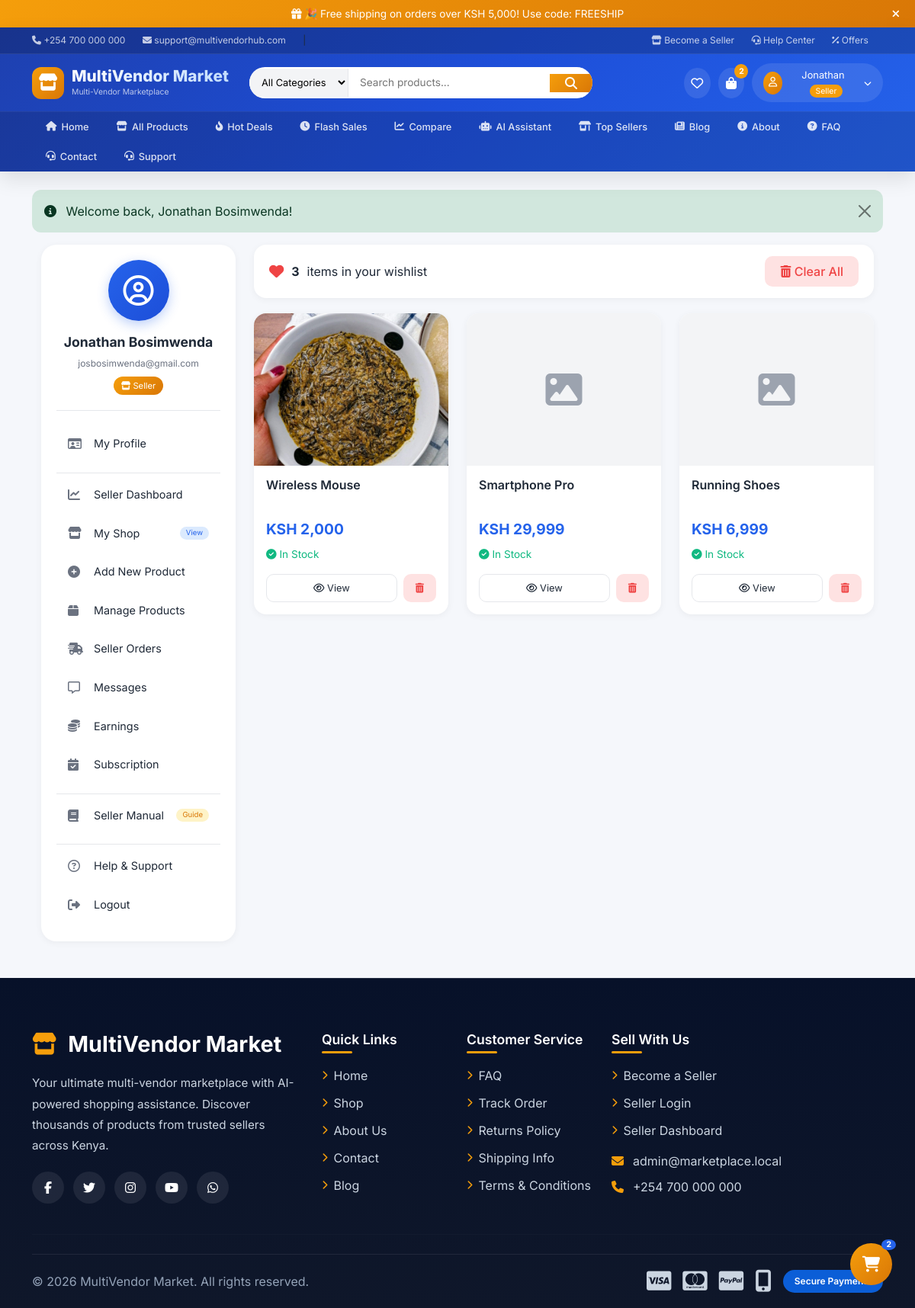
The app's page /wishlist.php (signed in), older data.
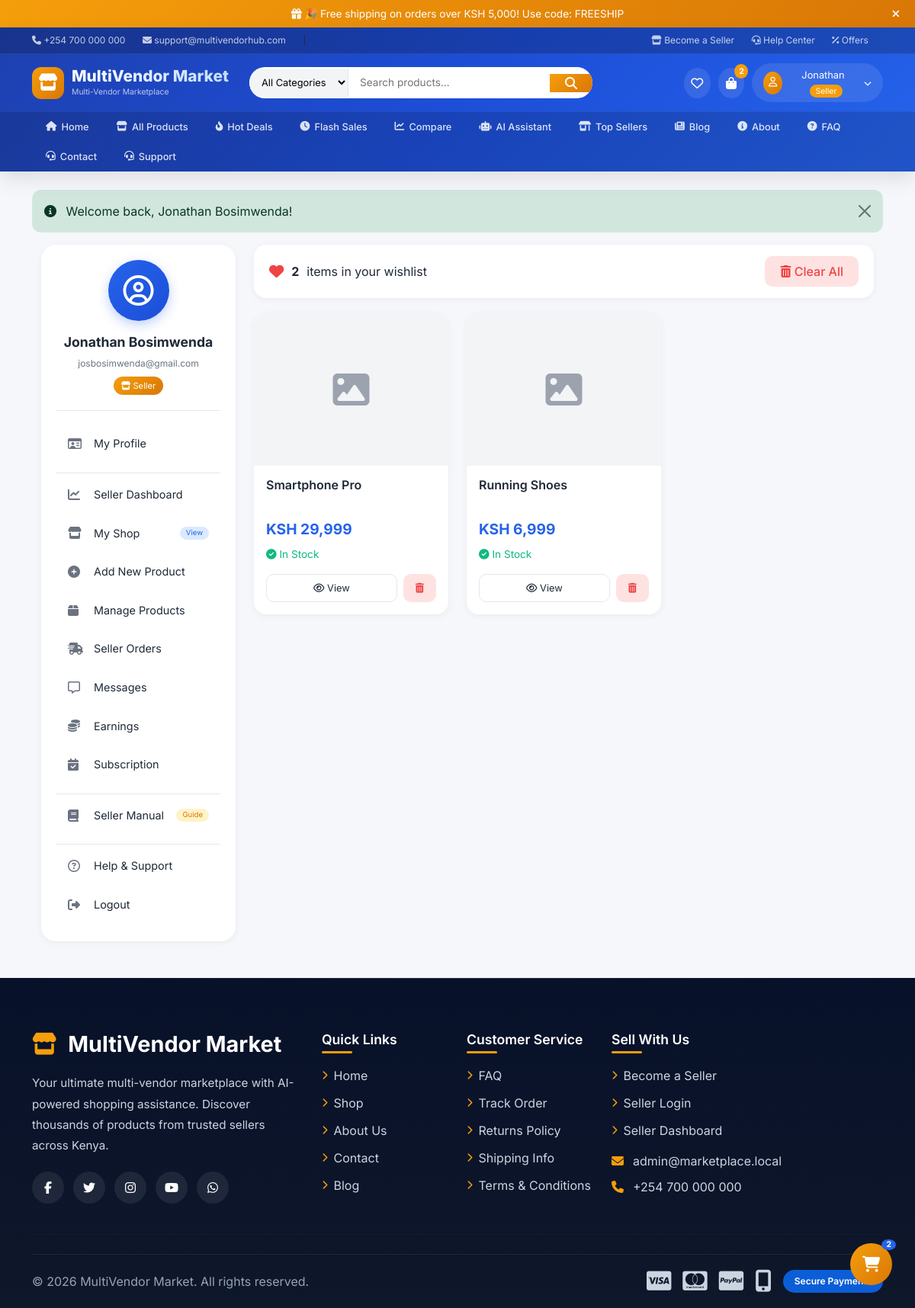
The same page, newer data.
### tables this page shows
CREATE TABLE `wishlists` (
  `id` int(11) NOT NULL,
  `user_id` int(11) NOT NULL,
  `product_id` int(11) NOT NULL,
  `created_at` datetime NOT NULL
);

CREATE TABLE `products` (
  `id` int(11) NOT NULL,
  `seller_id` int(11) NOT NULL,
  `category_id` int(11) DEFAULT NULL,
  `name` varchar(190) NOT NULL,
  `slug` varchar(220) NOT NULL,
  `short_description` varchar(255) NOT NULL,
  `description` text DEFAULT NULL,
  `price` decimal(12,2) NOT NULL,
  `stock` int(11) NOT NULL DEFAULT 0,
  `brand` varchar(120) DEFAULT NULL,
  `status` enum('draft','pending','approved','rejected') NOT NULL DEFAULT 'pending',
  `rating` decimal(3,2) DEFAULT 0.00,
  `created_at` datetime NOT NULL,
  `updated_at` datetime DEFAULT NULL,
  `discount_percent` int(11) DEFAULT 0 COMMENT 'Discount percentage (0-99)',
  `discounted_price` decimal(12,2) DEFAULT NULL COMMENT 'Price after discount',
  `discount_start_date` datetime DEFAULT NULL COMMENT 'When discount starts',
  `discount_end_date` datetime DEFAULT NULL COMMENT 'When discount ends',
  `is_on_sale` tinyint(1) DEFAULT 0 COMMENT '1 = on sale, 0 = not on sale'
);

### includes/functions.php (called while the page is built, shortened)
<?php
function sanitize($value) {
    return htmlspecialchars(trim($value), ENT_QUOTES, 'UTF-8');
}
?>

### wishlist.php (the view, shortened to what this page needs)
<?php
require_once 'includes/header.php';
$userId = $_SESSION['user_id'];
$stmt = $mysqli->prepare('SELECT w.id, w.created_at, p.id AS product_id, p.name, p.price, p.slug, p.stock, p.rating,
                          (SELECT filename FROM product_images WHERE product_id = p.id LIMIT 1) as image
                          FROM wishlists w
                          JOIN products p ON w.product_id = p.id
                          WHERE w.user_id = ?
                          ORDER BY w.created_at DESC');
$stmt->bind_param('i', $userId);
$stmt->execute();
$wishlist = $stmt->get_result();
?>
<div class="container mb-5">
    <div class="row g-4">
        <div class="col-lg-3">
            <?php require_once 'includes/dashboard_sidebar.php'; ?>
        </div>
        <div class="col-lg-9">
            <?php if ($wishlist->num_rows === 0): ?>
                <div class="empty-wishlist">
                    <i class="fa-regular fa-heart"></i>
                    <h3>Your wishlist is empty</h3>
                    <p>Save your favorite products here to buy them later.</p>
                    <a href="<?= BASE_URL ?>shop.php" class="shop-now-btn">
                        <i class="fa-solid fa-store"></i> Start Shopping
                    </a>
                </div>
            <?php else: ?>
                <div class="wishlist-header-bar">
                    <div class="count-info">
                        <i class="fa-solid fa-heart"></i>
                        <strong><?= $wishlist->num_rows ?></strong> items in your wishlist
                    </div>
                    <button class="clear-wishlist-btn" onclick="clearWishlist()">
                        <i class="fa-solid fa-trash-can"></i> Clear All
                    </button>
                </div>
                <div class="row g-4">
                    <?php while ($item = $wishlist->fetch_assoc()): ?>
                        <div class="col-md-6 col-lg-4">
                            <div class="wishlist-card">
                                <div class="product-image">
                                    <?php if ($item['image'] && !empty($item['image'])): ?>
                                        <img src="uploads/products/<?= sanitize($item['image']) ?>"
                                             alt="<?= sanitize($item['name']) ?>"
                                             onerror="this.style.display='none'; this.parentElement.innerHTML='<i class=\'fa-solid fa-image placeholder-icon\'></i>'">
                                    <?php else: ?>
                                        <i class="fa-solid fa-image placeholder-icon"></i>
                                    <?php endif; ?>
                                </div>
                                <div class="product-info">
                                    <h5 class="product-title">
                                        <a href="<?= BASE_URL ?>product.php?id=<?= $item['product_id'] ?>"><?= sanitize($item['name']) ?></a>
                                    </h5>
                                    <div class="product-price">KSH <?= number_format($item['price']) ?></div>
                                    <div class="stock-status <?= $item['stock'] > 0 ? 'in-stock' : 'out-stock' ?>">
                                        <i class="fa-<?= $item['stock'] > 0 ? 'solid fa-check-circle' : 'solid fa-times-circle' ?>"></i>
                                        <?= $item['stock'] > 0 ? 'In Stock' : 'Out of Stock' ?>
                                    </div>
                                    <div class="wishlist-actions">
                                        <a href="<?= BASE_URL ?>product.php?id=<?= $item['product_id'] ?>" class="btn-view">
                                            <i class="fa-regular fa-eye"></i> View
                                        </a>
                                        <button class="btn-remove" onclick="removeFromWishlist(<?= $item['product_id'] ?>)">
                                            <i class="fa-solid fa-trash-can"></i>
                                        </button>
                                    </div>
                                </div>
                            </div>
                        </div>
                    <?php endwhile; ?>
                </div>
            <?php endif; ?>
        </div>
    </div>
</div>
<?php require_once 'includes/footer.php'; ?>

Row changes from the older to the newer data that the page shows:
removed wishlists: product.name "Wireless Mouse", product.price "2,000"
Text that changed along with them:
$wishlist->num_rows: "3" → "2"
